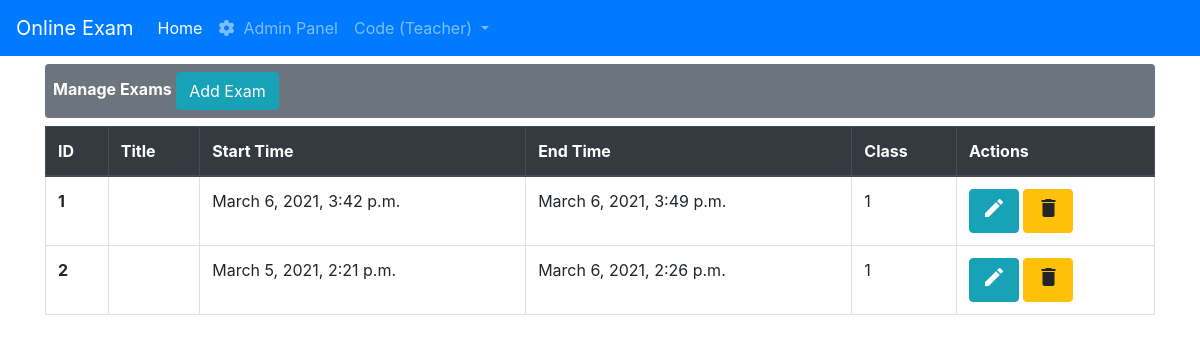
Page /manage_exams/ (signed in) on the earlier database version.
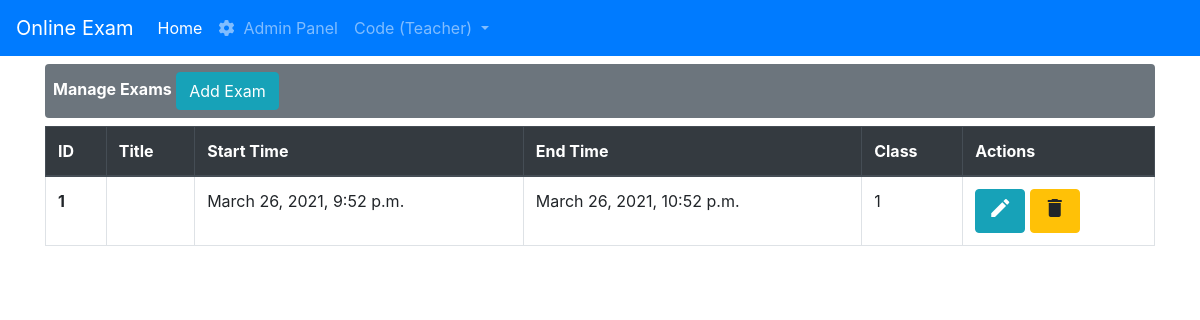
Same page on the later database version.
### school/models.py (models this page shows, shortened)
class Exam(models.Model):
    subject = models.CharField(max_length=255, default='')
    start_date = models.DateTimeField(default=timezone.now)
    end_date = models.DateTimeField(default=timezone.now)
    assigned_class = models.ForeignKey(Class, on_delete=models.CASCADE, null=True)

class Class(models.Model):
    name = models.CharField(max_length=255)
    def __str__(self):
        return self.name

### school/views.py (the view, shortened to what this page needs)
# urls.py: path('manage_exams/', schoolviews.manage_exams, name='exam-manage'),
def manage_exams(request):
    exams = Exam.objects.all()
    return render(request, 'school/manage_exam.html', {'exams':exams})

### user/models.py (called while the page is built)
    @property
    def is_superuser(self):
        return self.is_admin

### school/templates/school/manage_exam.html (shortened to what this page needs)
{% extends 'base/base.html' %}
{%block teacher%}
<div class="container">
    <div class="rounded col bg-secondary justify-content-end mb-2 text-white p-2">
        <span><b>Manage Exams</b></span>
        <a class="btn btn-info" data-action="add_modal">Add Exam</a>
    </div>
        <table class="table table-hover table-bordered">
            <thead class="thead-dark">
                <tr>
                    <th scope="col">ID</th>
                    <th scope="col">Title</th>
                    <th scope="col">Start Time</th>
                    <th scope="col">End Time</th>
                    <th scope="col">Class</th>
                    <th scope="col">Actions</th>
                </tr>
            </thead>
            <tbody>
                {% for exam in exams %}
                    <tr>
                        <th scope="row">{{exam.pk}}</th>
                        <td> {{exam.name}} </td>
                        <td> {{ exam.start_date }} </td>
                        <td> {{ exam.end_date }} </td>
                        <td> {{exam.assigned_class}} </td>
                        <td>
							<a data-id="{{exam.pk}}"  class="btn btn-info" data-action="edit_modal"><i class="material-icons" data-toggle="tooltip" title="Edit">&#xE254;</i></a>
							<a data-id="{{exam.pk}}"  class="btn btn-warning" data-action="delete_modal"><i class="material-icons" data-toggle="tooltip" title="Delete">&#xE872;</i></a>
						</td>
                    </tr>
                {% endfor %}
            </tbody>
        </table>
    </div>
{%endblock teacher%}

Differences in the rows shown:
removed Exam: pk "2", start_date "March 5, 2021, 2:21 p.m.", end_date "March 6, 2021, 2:26 p.m.", assigned_class "1"
changed Exam id 1: start_date "March 6, 2021, 3:42 p.m." → "March 26, 2021, 9:52 p.m."; end_date "March 6, 2021, 3:49 p.m." → "March 26, 2021, 10:52 p.m."
